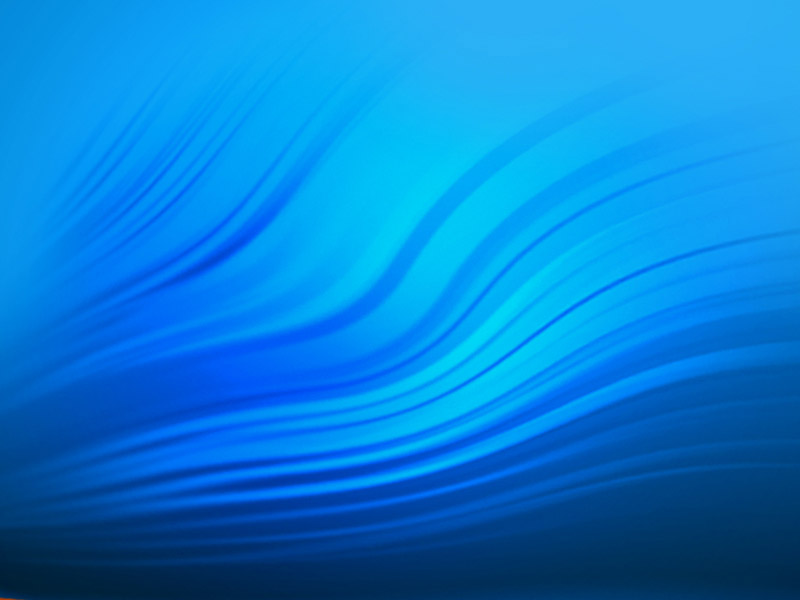
#> input picture sample inputs/original_55e5783e7cc357f3442d79ee699fae8b.jpg, 800 x 600 px, given in place of test.png, which was not available
$ python image_tracing.py
#> lines starting #> are read from the running program, lines starting #| are printed output that depends on the picture; pictures that were not available may be replaced by others from this repository, and a replacement may not be noted
import os
import random
from pathlib import Path
from typing import List, Tuple, Union
import numpy as np
from PIL import Image, ImageDraw

# -------------------------------------------------------------------------
# 1. Path Generators
# -------------------------------------------------------------------------

# [69 lines left out: function generate_curve, not called in this run]


def extract_path_from_image(mask_path: str, num_points: int = 400) -> np.ndarray:
    img = Image.open(mask_path).convert("L")
    arr = np.array(img)

    if np.mean(arr) > 127:
        arr = 255 - arr

    y_indices, x_indices = np.where(arr > 128)
    if len(x_indices) == 0:
        raise ValueError("No path points detected in the provided mask image.")

    coords = np.column_stack((x_indices, y_indices))
    sort_order = np.lexsort((coords[:, 1], coords[:, 0]))
    sorted_coords = coords[sort_order]

    sample_idx = np.linspace(0, len(sorted_coords) - 1, num_points).astype(int)
    sampled = sorted_coords[sample_idx].astype(float)
    sampled[:, 0] /= arr.shape[1]
    sampled[:, 1] /= arr.shape[0]
    return sampled


# -------------------------------------------------------------------------
# 2. Mock Photo Generator (Fallback when folder has no real photos)
# -------------------------------------------------------------------------

# [31 lines left out: function create_rich_mock_photos, not called in this run]


# -------------------------------------------------------------------------
# 3. Image Ingestion and Normalization
# -------------------------------------------------------------------------

def load_and_normalize_inputs(
    folder_path: str,
    target_dim_size: int = 200,
    norm_mode: str = "equal_height",
    render_mode: str = "images"  # "images" or "color_rectangles"
) -> List[Image.Image]:
    folder = Path(folder_path)

    if render_mode == "color_rectangles":
        # Procedurally build pure colored rectangles
        colors = [
            (239, 68, 68), (59, 130, 246), (16, 185, 129),
            (245, 158, 11), (139, 92, 246), (236, 72, 153)
        ]
        ratios = [1.2, 0.8, 1.5, 1.0, 1.3, 0.7]
        rects = []
        for i, col in enumerate(colors):
            ratio = ratios[i % len(ratios)]
            if norm_mode in ("equal_height", "proportional_max_height"):
                h = target_dim_size
                w = int(h * ratio)
            else:
                w = target_dim_size
                h = int(w / ratio)
            img = Image.new("RGBA", (max(10, w), max(10, h)), col + (255,))
            rects.append(img)
        return rects

    # Render mode is "images"
    valid_exts = {".png", ".jpg", ".jpeg", ".webp", ".bmp"}
    file_paths = [p for p in folder.iterdir() if p.suffix.lower() in valid_exts] if folder.exists() else []

    # If folder is missing or has no files, generate distinct mock photos
    if not file_paths:
        print(f"No image files found in '{folder_path}'. Generating dummy landscape photos...")
        create_rich_mock_photos(folder)
        file_paths = [p for p in folder.iterdir() if p.suffix.lower() in valid_exts]

    raw_images = [Image.open(p).convert("RGBA") for p in file_paths]
    normalized = []

    if norm_mode == "proportional_max_width":
        max_orig_w = max(img.width for img in raw_images)
        scale = target_dim_size / max_orig_w
        for img in raw_images:
            w = max(4, int(img.width * scale))
            h = max(4, int(img.height * scale))
            normalized.append(img.resize((w, h), Image.Resampling.LANCZOS))

    elif norm_mode == "proportional_max_height":
        max_orig_h = max(img.height for img in raw_images)
        scale = target_dim_size / max_orig_h
        for img in raw_images:
            w = max(4, int(img.width * scale))
            h = max(4, int(img.height * scale))
            normalized.append(img.resize((w, h), Image.Resampling.LANCZOS))

    elif norm_mode == "equal_height":
        for img in raw_images:
            aspect = img.width / img.height
            h = target_dim_size
            w = max(4, int(h * aspect))
            normalized.append(img.resize((w, h), Image.Resampling.LANCZOS))

    elif norm_mode == "equal_width":
        for img in raw_images:
            aspect = img.height / img.width
            w = target_dim_size
            h = max(4, int(w * aspect))
            normalized.append(img.resize((w, h), Image.Resampling.LANCZOS))

    else:
        raise ValueError(f"Unknown norm_mode: {norm_mode}")

    return normalized


# -------------------------------------------------------------------------
# 4. Sequencer & Dynamic Sizing
# -------------------------------------------------------------------------

def get_repetition_indices(num_images: int, num_points: int, distribution: str = "golden_ratio") -> List[int]:
    if distribution == "round_robin":
        return [i % num_images for i in range(num_points)]
    elif distribution == "golden_ratio":
        phi = (1 + 5**0.5) / 2
        return [int(((i * phi) % 1.0) * num_images) for i in range(num_points)]
    elif distribution == "burst_clusters":
        indices = []
        cur_img = 0
        counter = 0
        cl_len = random.randint(3, 6)
        for _ in range(num_points):
            indices.append(cur_img)
            counter += 1
            if counter >= cl_len:
                cur_img = (cur_img + 1) % num_images
                counter = 0
                cl_len = random.randint(3, 6)
        return indices
    elif distribution == "random":
        return [random.randint(0, num_images - 1) for _ in range(num_points)]
    return [i % num_images for i in range(num_points)]


def compute_scale_multiplier(progress: float, scale_variation: str, min_scale: float, max_scale: float) -> float:
    if scale_variation == "constant":
        return 1.0
    elif scale_variation == "sine_wave":
        wave = (np.sin(progress * 4 * np.pi - np.pi / 2) + 1.0) / 2.0
        return float(min_scale + wave * (max_scale - min_scale))
    elif scale_variation == "linear_taper":
        return float(max_scale - progress * (max_scale - min_scale))
    elif scale_variation == "bell_curve":
        bell = np.exp(-16 * (progress - 0.5) ** 2)
        return float(min_scale + bell * (max_scale - min_scale))
    return 1.0


# -------------------------------------------------------------------------
# 5. Core Tracing Engine
# -------------------------------------------------------------------------

def trace_images_on_path(
    folder_path: str = "my_images",
    output_path: str = "final_output.png",
    render_mode: str = "images",           # TOGGLE: "images" to show photos, "color_rectangles" for flat blocks
    allow_overlap: bool = False,           # TOGGLE: True to allow stacking; False to prevent superposition
    min_padding: int = 10,                 # Separation distance in px between elements when overlap is False
    canvas_size: Tuple[int, int] = (2400, 2400),
    density: int = 350,
    curve_source: Union[str, np.ndarray] = "archimedean_spiral",
    mask_file: str = None,
    base_dim_size: int = 180,
    norm_mode: str = "equal_height",       # 'equal_height', 'equal_width', 'proportional_max_width', 'proportional_max_height'
    repetition_style: str = "golden_ratio",# 'golden_ratio', 'round_robin', 'burst_clusters', 'random'
    scale_variation: str = "sine_wave",    # 'sine_wave', 'bell_curve', 'linear_taper', 'constant'
    scale_range: Tuple[float, float] = (0.5, 1.3),
    bg_color: Tuple[int, int, int, int] = (245, 247, 250, 255)
):
    # 1. Curve Points
    if mask_file is not None:
        points = extract_path_from_image(mask_file, num_points=density)
#> in extract_path_from_image, `img = Image.open(mask_path).convert("L")`:
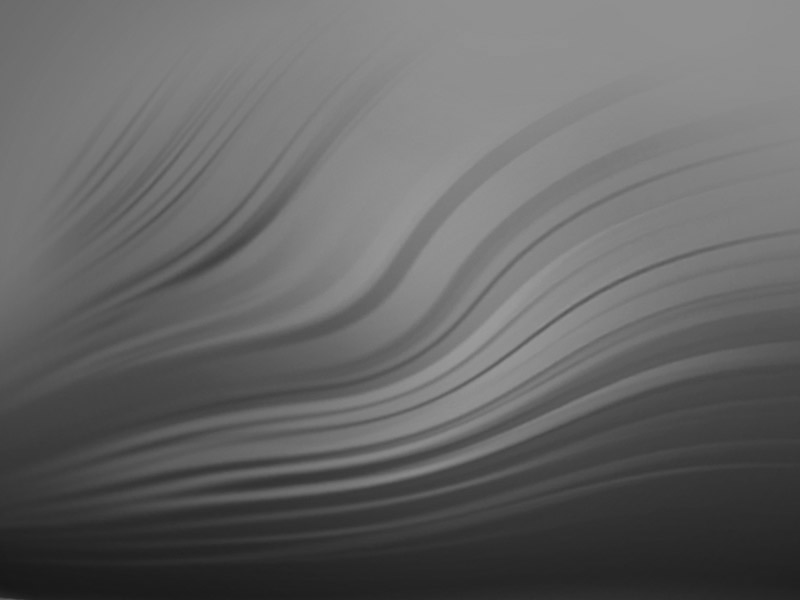
#> img: PIL image 800x600 L; min 22, max 156, mean 101.2
#> in extract_path_from_image, `coords = np.column_stack((x_indices, y_indices))`: coords = 138712 pairs, first value 168 to 799, second value 0 to 480
#> in extract_path_from_image, `sorted_coords = coords[sort_order]`: sorted_coords has the same summary as coords
#> in extract_path_from_image, `sample_idx = np.linspace(0, len(sorted_coords) - 1, num_points).astype..`: sample_idx = 100 values from 0 to 138711
#> in extract_path_from_image, `sampled = sorted_coords[sample_idx].astype(float)`: sampled = 100 pairs, first value 168 to 799, second value 1 to 456
#> points = 100 pairs, first value 0.21 to 0.999, second value 0.00167 to 0.76
    elif isinstance(curve_source, str):
        points = generate_curve(curve_source, num_points=density)
    else:
        points = curve_source

    # 2. Source Items
    items = load_and_normalize_inputs(
        folder_path=folder_path,
        target_dim_size=base_dim_size,
        norm_mode=norm_mode,
        render_mode=render_mode
    )
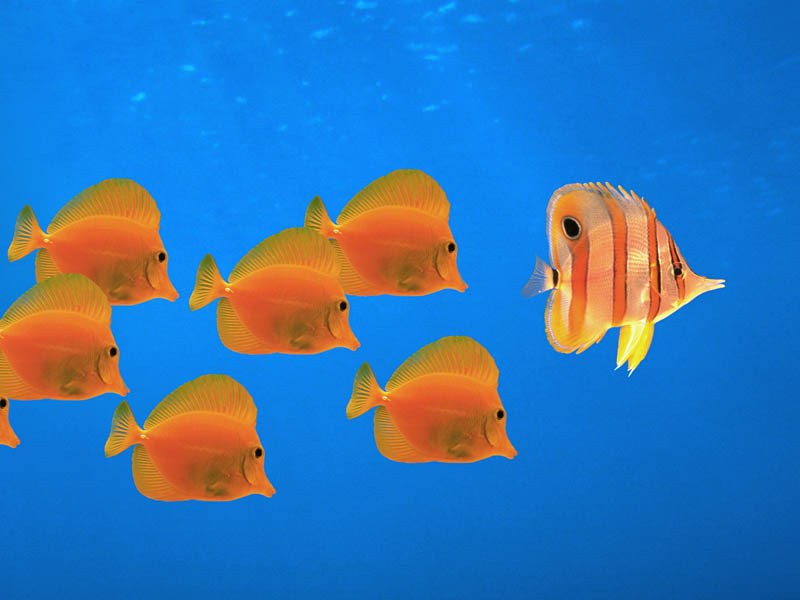
#> input picture sample inputs/original_59446284d59456d1e6ec6dc38ef176dd.jpg, 800 x 600 px
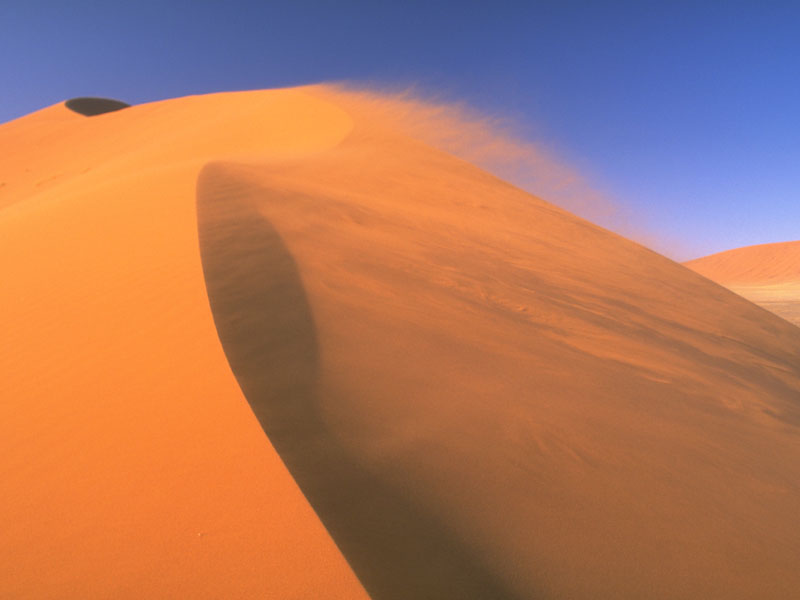
#> input picture sample inputs/original_5ed607ae15eca1d0ea0ae9b0405ce254.jpg, 800 x 600 px
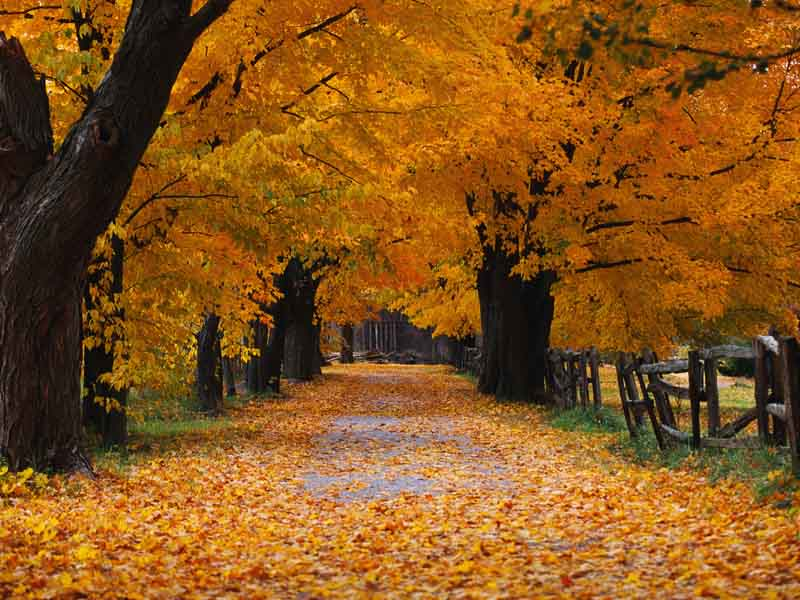
#> input picture sample inputs/original_653ca32de1206e459427f56c7597c7d8.jpg, 800 x 600 px
#> in load_and_normalize_inputs, `raw_images = [Image.open(p).convert("RGBA") for p in file_paths]`: raw_images = 4 items
#> the loop in load_and_normalize_inputs, `for img in raw_images:` made 4 passes
#> items = 4 items
    num_items = len(items)
#> num_items = 4

    # 3. Repetition Map
    sequence = get_repetition_indices(num_items, density, distribution=repetition_style)
#> sequence = 100 values, max 3 at index 3, min 0 at index 0, mean 1.46

    # 4. Canvas Setup & Overlap Buffer
    c_w, c_h = canvas_size
    canvas = Image.new("RGBA", canvas_size, bg_color)
    occupancy_mask = np.zeros((c_h, c_w), dtype=bool)

    margin = int(base_dim_size * max(scale_range) * 0.8)
    drawable_w = c_w - 2 * margin
    drawable_h = c_h - 2 * margin

    placed = 0

    for i, (norm_x, norm_y) in enumerate(points):
        progress = i / max(1, density - 1)
        src_item = items[sequence[i]]

        # Dynamic Scale
        mult = compute_scale_multiplier(progress, scale_variation, scale_range[0], scale_range[1])
        curr_w = max(4, int(src_item.width * mult))
        curr_h = max(4, int(src_item.height * mult))
        scaled_item = src_item.resize((curr_w, curr_h), Image.Resampling.LANCZOS)

        # Coordinate Mapping
        px = int(margin + norm_x * drawable_w)
        py = int(margin + norm_y * drawable_h)

        x1 = px - curr_w // 2
        y1 = py - curr_h // 2
        x2 = x1 + curr_w
        y2 = y1 + curr_h

        # Canvas Bounds
        if x1 < 0 or y1 < 0 or x2 >= c_w or y2 >= c_h:
            continue

        # Superposition Check
        if not allow_overlap:
            cx1 = max(0, x1 - min_padding)
            cy1 = max(0, y1 - min_padding)
            cx2 = min(c_w, x2 + min_padding)
            cy2 = min(c_h, y2 + min_padding)

            if np.any(occupancy_mask[cy1:cx2, cx1:cx2]):
                continue  # Skip image to avoid collision

            occupancy_mask[y1:y2, x1:x2] = True

        # Composite item
        canvas.alpha_composite(scaled_item, dest=(x1, y1))
        placed += 1
#> this loop made 100 passes
#> (norm_x, norm_y, progress, px, py, x1, y1, x2) on passes 1 to 12: (0.21, 0.11, 0, 564, 345, 498, 295, 631), (0.278, 0.0333, 0.0101, 712, 177, 646, 127, 779), (0.305, 0.135, 0.0202, 772, 399, 706, 349, 839), (0.328, 0.0367, 0.0303, 821, 184, 755, 134, 888), (0.349, 0.07, 0.0404, 868, 257, 802, 207, 935), (0.364, 0.21, 0.0505, 901, 564, 835, 514, 968), (0.376, 0.0467, 0.0606, 928, 206, 862, 156, 995), (0.385, 0.215, 0.0707, 947, 575, 881, 525, 1014), (0.393, 0.433, 0.0808, 964, 1053, 898, 1003, 1031), (0.401, 0.0117, 0.0909, 983, 129, 917, 79, 1050), (0.409, 0.00167, 0.101, 999, 107, 933, 57, 1066), (0.415, 0.337, 0.111, 1013, 841, 947, 791, 1080)
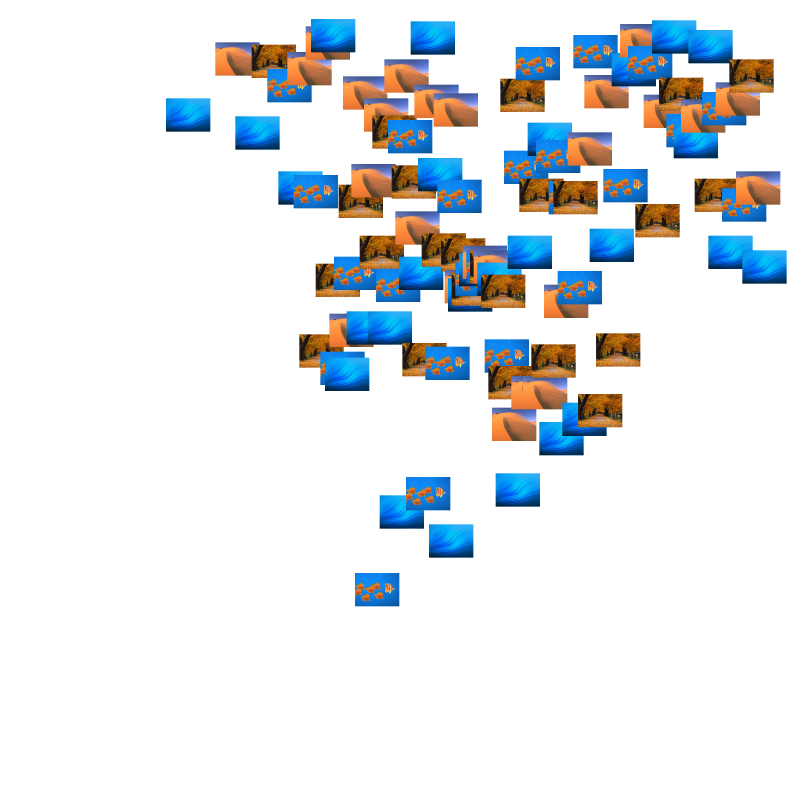
#> canvas: PIL image 2400x2400 RGBA (shown at 1/3 size); mean R, G, B, A 218.9, 224.5, 230.1, 42.7; transparent parts drawn white
#> occupancy_mask: shape (2400, 2400) bool; every value is 0
#> after the loop, placed = 100

    canvas.save(output_path)
    print(f"Complete: Saved '{output_path}' with {placed}/{density} elements placed. (Mode: {render_mode}, Overlap: {allow_overlap})")
#| Complete: Saved 'spiral_result_2.png' with 100/100 elements placed. (Mode: images, Overlap: True)


# -------------------------------------------------------------------------
# Run
# -------------------------------------------------------------------------
if __name__ == "__main__":
    trace_images_on_path(
        folder_path="sample inputs",             # Drop your real .png / .jpg files here
        output_path="spiral_result_2.png",
        render_mode="images",                # TOGGLE: "images" (shows photos) OR "color_rectangles" (shows blocks)
        allow_overlap=True,                 # TOGGLE: True allows superposition; False separates them cleanly
        min_padding=10,                      # Spacing between pictures
        canvas_size=(2400, 2400),
        density=100,
        mask_file='test.png',
        curve_source="sunflower_fermat",   # 'archimedean_spiral', 'lissajous', 'rose_curve', 'bee_flight'
        base_dim_size=100,
        norm_mode="equal_height",
        repetition_style="golden_ratio",  # constant, 'golden_ratio'
        scale_variation="constant",
        scale_range=(0.5, 1.3),
        bg_color=(245, 247, 250, 0)
    )
